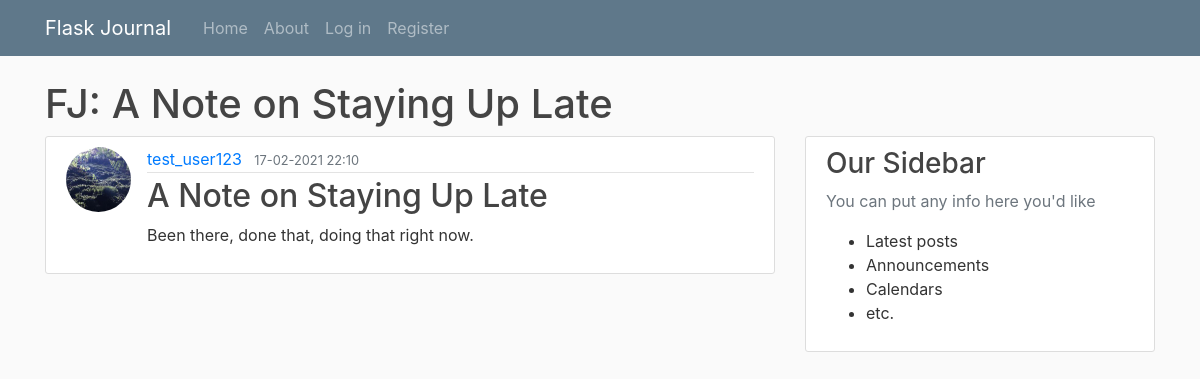
/post/1, run on the app's committed database.
### flaskjournal/models.py (models this page shows, shortened)
class Post(db.Model):
	id = db.Column(db.Integer, primary_key=True)
	title = db.Column(db.String(100), nullable=False)
	date_posted = db.Column(db.DateTime, nullable=False, default=datetime.utcnow)
	content = db.Column(db.Text, nullable=False)
	user_id = db.Column(db.Integer, db.ForeignKey('user.id'), nullable=False)

class User(db.Model, UserMixin):
	id = db.Column(db.Integer, primary_key=True)
	username = db.Column(db.String(20), unique=True, nullable=False)
	email = db.Column(db.String(120), unique=True, nullable=False)
	image_file = db.Column(db.String(20), nullable=False, default='default.jpg')
	password = db.Column(db.String(60), nullable=False)
	posts = db.relationship('Post', backref='author', lazy=True)

### flaskjournal/posts/routes.py (the view)
@posts.route('/post/<int:post_id>')
def post(post_id):
	post = Post.query.get_or_404(post_id)
	return render_template('post.html', title=post.title, post=post)

### flaskjournal/templates/post.html (shortened to what this page needs)
{% extends 'layout.html' %}
{% block maincontent %}
<article class="media content-section">
	<img src="{{ url_for('static', filename='profile_pics/' + post.author.image_file) }}" alt="profile image" class="rounded-circle article-img">
	<div class="media-body">
		<div class="article-metadata">
			<a class="mr-2" href="{{ url_for('users.user_posts', username=post.author.username) }}">{{post.author.username}}</a>
			<small class="text-muted">{{post.date_posted.strftime('%d-%m-%Y %H:%M')}}</small>
		</div>
		<h2 class="article-title">{{ post.title }}</h2>
		<p class="article-content">{{post.content}}</p>
	</div>
</article>
{% endblock maincontent %}

### flaskjournal/templates/layout.html (shortened to what this page needs)
<!doctype html>
<html lang="en">
<head>
	{% block styles %}
	<link rel="stylesheet" href="https://maxcdn.bootstrapcdn.com/bootstrap/4.0.0/css/bootstrap.min.css"
>
	<link rel="stylesheet" type="text/css" href="{{ url_for('static', filename='main.css')}}">
	{% endblock styles %}
</head>
<body>
	{% block content %}
	<header class="container">
		<h1>
			{% if h1 %}
			{{h1}}
			{% else %}
			FJ: {{title}}
			{% endif %}
		</h1>
		<nav class="navbar navbar-expand-md navbar-dark bg-steel fixed-top">
			<div class="container">
				<a class="navbar-brand mr-4" href="{{ url_for('main.home') }}">Flask Journal</a>
				<div class="collapse navbar-collapse" id="navbarToggle">
					<ul class="navbar-nav mr-auto">
						<li class="nav-item"><a href="{{ url_for('main.home') }}" class="nav-link">Home</a></li>
						<li class="nav-item"><a href="{{ url_for('main.about') }}" class="nav-link">About</a></li>
						{% if current_user.is_authenticated %}
						<li class="nav-item"><a href="{{ url_for('posts.new_post') }}" class="nav-item nav-link">New Post</a>
						</li>
						<li class="nav-item"><a href="{{ url_for('users.profile') }}" class="nav-item nav-link">Profile</a>
						</li>
						<li class="nav-item"><a href="{{ url_for('users.logout') }}" class="nav-item nav-link">Log out</a>
						</li>
						{% else %}
						<li class="nav-item"><a href="{{ url_for('users.login') }}" class="nav-item nav-link">Log in</a></li>
						<li class="nav-item"><a href="{{ url_for('users.register') }}" class="nav-item nav-link">Register</a>
						</li>
						{% endif %}
					</ul>
				</div>
			</div>
		</nav>
	</header>
	<main role="main" class="container">
		<div class="row">
			<div class="col-md-8">
				{% block maincontent %}{% endblock maincontent %}
			</div>
			<div class="col-md-4">
				<div class="content-section">
					<h3>Our Sidebar</h3>
					<p class="text-muted">You can put any info here you'd like</p>
					<ul>
						<li>Latest posts</li>
						<li>Announcements</li>
						<li>Calendars</li>
						<li>etc.</li>
					</ul>
				</div>
			</div>
		</div>
	</main>
	{% endblock content %}
</body>
</html>

### flaskjournal/static/main.css (style rules this page uses)
body { background: #fafafa; color: #333333; margin-top: 5rem; }
h1, h2, h3, h4, h5, h6 { color: #444444; }
.bg-steel { background-color: #5f788a; }
.content-section { background: #ffffff; padding: 10px 20px; border: 1px solid #dddddd; border-radius: 3px; margin-bottom: 20px; }
.article-title { color: #444444; }
.article-content { white-space: pre-line; }
.article-img { height: 65px; width: 65px; margin-right: 16px; }
.article-metadata { padding-bottom: 1px; margin-bottom: 4px; border-bottom: 1px solid #e3e3e3; }

### data on the page
Post: title "A Note on Staying Up Late", date_posted "17-02-2021 22:10", content "Been there, done that, doing that right now."
User: image_file (picture), author.username "test_user123"
